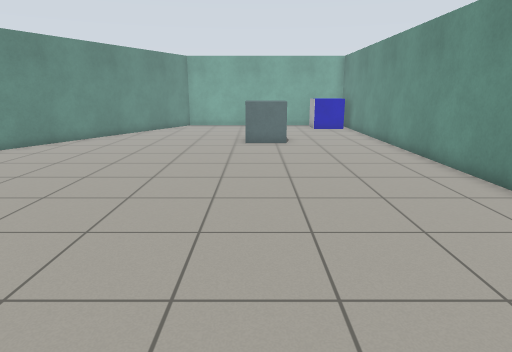
view 1 (above)

14 first-person views from a walk through a Gazebo world. The camera is 1.2 m above the floor, tilts 14° down and sees 75° across. The floor is counted in squares, 0.5 m on a side. Each view is taken from the middle of a square. On the plan, view 1 faces up. The plan holds only what a view shows up to about 19 squares ahead; the rest is blank.

view 2
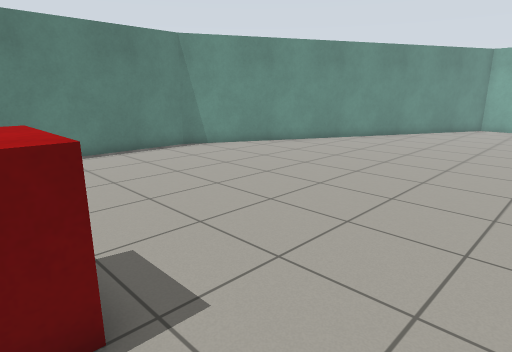

view 3
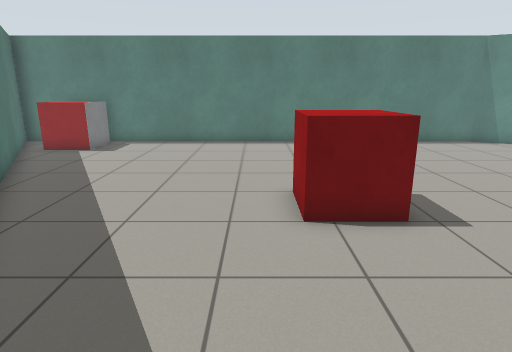

view 4
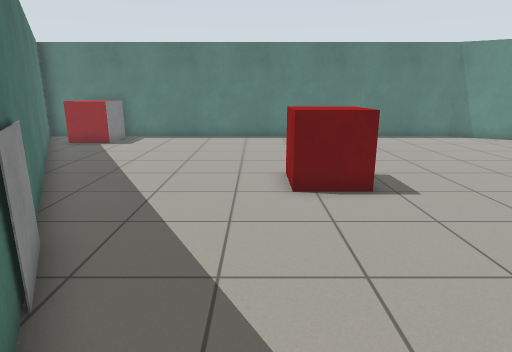

view 5
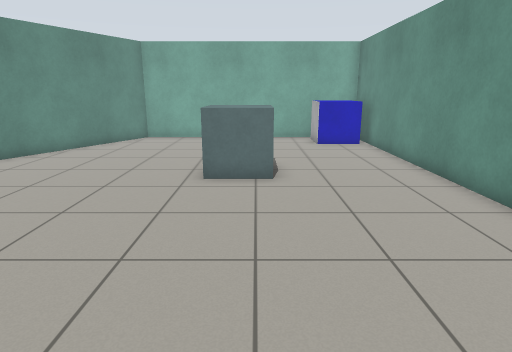

view 6
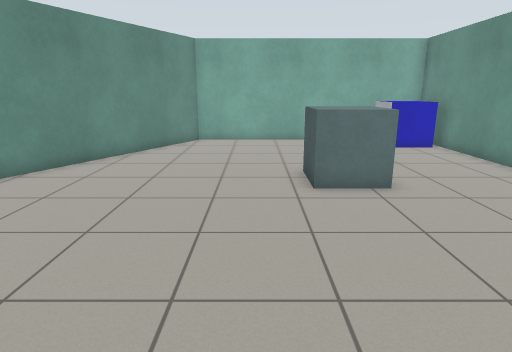

view 7
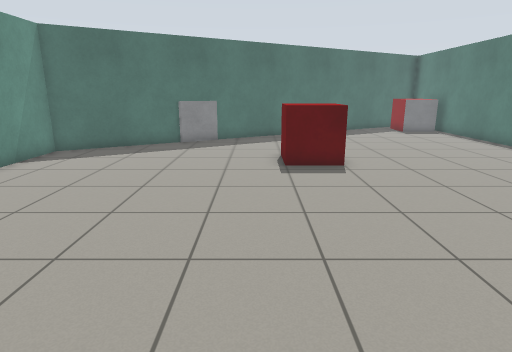

view 8
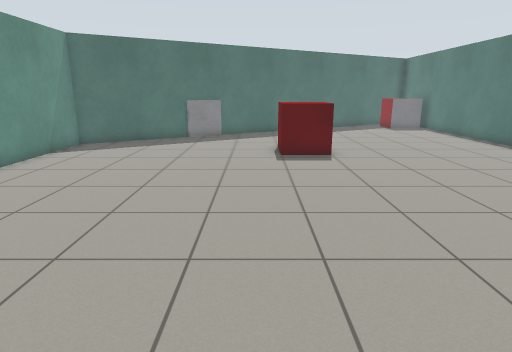

view 9
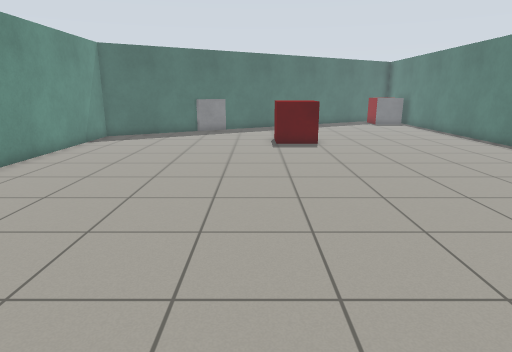

view 10
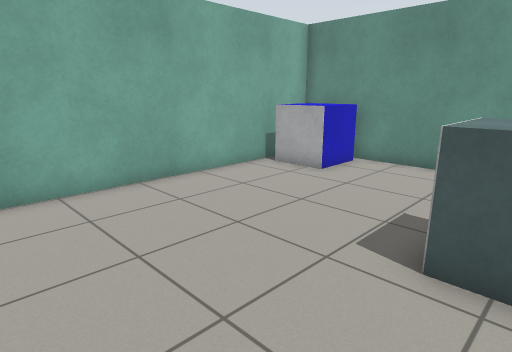

view 11
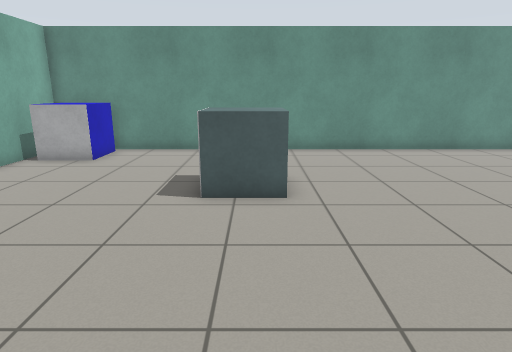

view 12
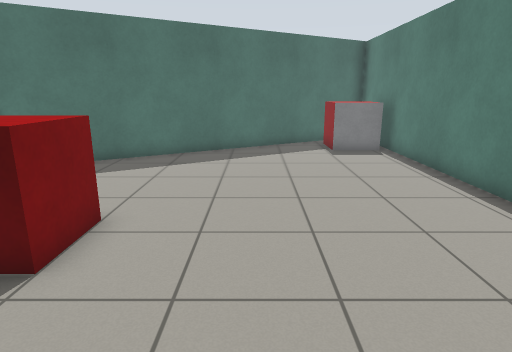

view 13
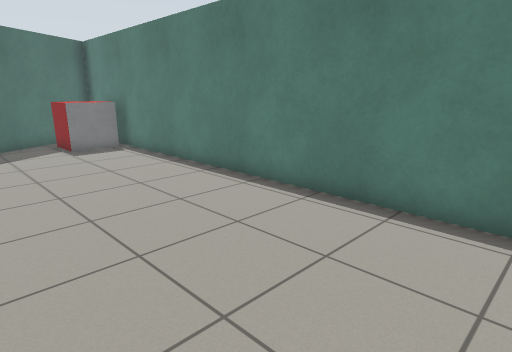

view 14
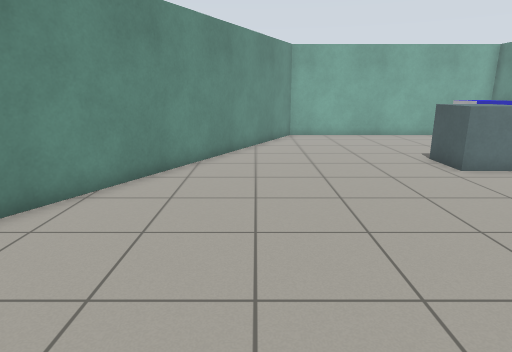

### Floor plan
Points are (right, up) in squares from view 1. A wall is a line through its corners. A room is listed if a view was taken in it or the views show most of it. See-through windows are left out.
Room 1 (views 1, 2, 3, 4, 5, 6, 7, 8, 9, 10, 11, 12, 13, 14)
walls: (-12, -12.5) (6.5, -1.9) (6.5, 25.6) (-5, 25.6) (-13.8, 8.8) (-13.8, -12.5)
objects: red box (-13, -11) to (-12, -10); marker (-13, -9) to (-12, -9); red box (-5, -1) to (-3, 1); cyan box (0, 17) to (1, 17); marker (0, 18) to (1, 18); marker (1, -5); marker (4, 23) to (4, 24); blue box (4, 23) to (6, 25)

Positions as (right, up) in squares from view 1, and headings:
1: (0, 0), facing up
2: (0, 0), facing up-left
3: (3, -2), facing left
4: (5, -2), facing left
5: (1, 7), facing up
6: (-2, 8), facing up
7: (-2, 12), facing down
8: (-2, 14), facing down
9: (-2, 17), facing down
10: (-5, 17), facing up-right
11: (-8, 17), facing right
12: (-8, 5), facing down
13: (-7, 6), facing down-left
14: (-7, 6), facing up
